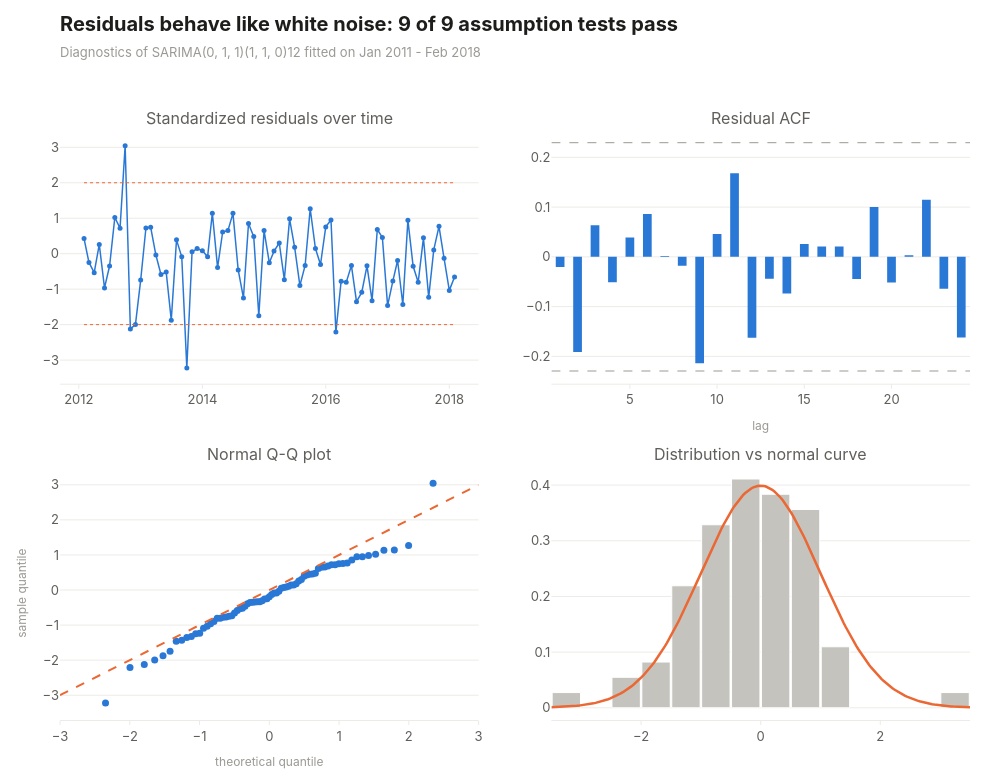

The notebook cell this image was saved under:
### Code cell
resid_acf = np.asarray(acf(residuals, nlags=24), dtype=float)
resid_bound = 1.96 / np.sqrt(len(residuals))
theoretical, ordered = stats.probplot(standardized, dist="norm")[0]

fig = make_subplots(rows=2, cols=2, vertical_spacing=0.14, horizontal_spacing=0.08,
                    subplot_titles=["Standardized residuals over time", "Residual ACF",
                                    "Normal Q-Q plot", "Distribution vs normal curve"])
fig.add_trace(go.Scatter(x=standardized.index, y=standardized.values, mode="lines+markers",
                         line=dict(color=viz.ACCENT, width=1.5), marker=dict(size=5),
                         hovertemplate="%{x|%b %Y}: %{y:.2f}<extra></extra>"), row=1, col=1)
for level in [-2, 2]:
    flat_line(fig, level, standardized.index[0], standardized.index[-1], viz.CONTRAST, "dot", 1, 1)
acf_colors = []
for lag in range(1, 25):
    if abs(resid_acf[lag]) > resid_bound:
        acf_colors.append(viz.CONTRAST)
    else:
        acf_colors.append(viz.ACCENT)
fig.add_trace(go.Bar(x=list(range(1, 25)), y=resid_acf[1:], marker=dict(color=acf_colors), width=0.5,
                     hovertemplate="lag %{x}: %{y:.3f}<extra></extra>"), row=1, col=2)
flat_line(fig, resid_bound, 0.5, 24.5, viz.MUTED, "dash", 1, 2)
flat_line(fig, -resid_bound, 0.5, 24.5, viz.MUTED, "dash", 1, 2)
fig.add_trace(go.Scatter(x=theoretical, y=ordered, mode="markers", marker=dict(color=viz.ACCENT, size=7),
                         hovertemplate="theoretical %{x:.2f}, sample %{y:.2f}<extra></extra>"), row=2, col=1)
fig.add_trace(go.Scatter(x=[-3, 3], y=[-3, 3], mode="lines", line=dict(color=viz.CONTRAST, dash="dash"),
                         hoverinfo="skip"), row=2, col=1)
fig.add_trace(go.Histogram(x=standardized.values, histnorm="probability density", nbinsx=16,
                           marker=dict(color=viz.CONTEXT, line=dict(color="white", width=1)),
                           hovertemplate="%{x}: %{y:.2f}<extra></extra>"), row=2, col=2)
grid = np.linspace(-3.5, 3.5, 200)
fig.add_trace(go.Scatter(x=grid, y=stats.norm.pdf(grid), mode="lines", line=dict(color=viz.CONTRAST, width=2.5),
                         hoverinfo="skip"), row=2, col=2)
fig.update_xaxes(title_text="lag", row=1, col=2)
fig.update_xaxes(title_text="theoretical quantile", row=2, col=1)
fig.update_yaxes(title_text="sample quantile", row=2, col=1)
fig.update_layout(showlegend=False, hovermode="closest", margin=dict(t=130), bargap=0.05)
passed = int((assumptions["pass at 5%"] == "✓").sum())
viz.titled(fig, f"Residuals behave like white noise: {passed} of {len(assumptions)} assumption tests pass",
           f"Diagnostics of {CHOSEN_NAME} fitted on Jan 2011 - Feb 2018")
viz.save(fig, "13_residual_diagnostics", height=780)
fig

### Figure 1 — Plotly figure (JSON) as saved in the notebook; plotly's stock layout.template omitted (floating-point values rounded to 4 significant figures; data arrays with more than 128 entries replaced by an {"elided": "..."} marker saying what was removed)
{"data": [{"hovertemplate": "%{x|%b %Y}: %{y:.2f}<extra></extra>", "line": {"color": "#2a78d6", "width": 1.5}, "marker": {"size": 5}, "mode": "lines+markers", "type": "scatter", "x": ["2012-02-01T00:00:00.000000", "2012-03-01T00:00:00.000000", "2012-04-01T00:00:00.000000", "2012-05-01T00:00:00.000000", "2012-06-01T00:00:00.000000", "2012-07-01T00:00:00.000000", "2012-08-01T00:00:00.000000", "2012-09-01T00:00:00.000000", "2012-10-01T00:00:00.000000", "2012-11-01T00:00:00.000000", "2012-12-01T00:00:00.000000", "2013-01-01T00:00:00.000000", "2013-02-01T00:00:00.000000", "2013-03-01T00:00:00.000000", "2013-04-01T00:00:00.000000", "2013-05-01T00:00:00.000000", "2013-06-01T00:00:00.000000", "2013-07-01T00:00:00.000000", "2013-08-01T00:00:00.000000", "2013-09-01T00:00:00.000000", "2013-10-01T00:00:00.000000", "2013-11-01T00:00:00.000000", "2013-12-01T00:00:00.000000", "2014-01-01T00:00:00.000000", "2014-02-01T00:00:00.000000", "2014-03-01T00:00:00.000000", "2014-04-01T00:00:00.000000", "2014-05-01T00:00:00.000000", "2014-06-01T00:00:00.000000", "2014-07-01T00:00:00.000000", "2014-08-01T00:00:00.000000", "2014-09-01T00:00:00.000000", "2014-10-01T00:00:00.000000", "2014-11-01T00:00:00.000000", "2014-12-01T00:00:00.000000", "2015-01-01T00:00:00.000000", "2015-02-01T00:00:00.000000", "2015-03-01T00:00:00.000000", "2015-04-01T00:00:00.000000", "2015-05-01T00:00:00.000000", "2015-06-01T00:00:00.000000", "2015-07-01T00:00:00.000000", "2015-08-01T00:00:00.000000", "2015-09-01T00:00:00.000000", "2015-10-01T00:00:00.000000", "2015-11-01T00:00:00.000000", "2015-12-01T00:00:00.000000", "2016-01-01T00:00:00.000000", "2016-02-01T00:00:00.000000", "2016-03-01T00:00:00.000000", "2016-04-01T00:00:00.000000", "2016-05-01T00:00:00.000000", "2016-06-01T00:00:00.000000", "2016-07-01T00:00:00.000000", "2016-08-01T00:00:00.000000", "2016-09-01T00:00:00.000000", "2016-10-01T00:00:00.000000", "2016-11-01T00:00:00.000000", "2016-12-01T00:00:00.000000", "2017-01-01T00:00:00.000000", "2017-02-01T00:00:00.000000", "2017-03-01T00:00:00.000000", "2017-04-01T00:00:00.000000", "2017-05-01T00:00:00.000000", "2017-06-01T00:00:00.000000", "2017-07-01T00:00:00.000000", "2017-08-01T00:00:00.000000", "2017-09-01T00:00:00.000000", "2017-10-01T00:00:00.000000", "2017-11-01T00:00:00.000000", "2017-12-01T00:00:00.000000", "2018-01-01T00:00:00.000000", "2018-02-01T00:00:00.000000"], "xaxis": "x", "y": [0.427, -0.246, -0.5353, 0.2602, -0.9645, -0.3483, 1.02, 0.7201, 3.042, -2.121, -1.997, -0.745, 0.7234, 0.7484, -0.03758, -0.5871, -0.5196, -1.875, 0.3897, -0.08733, -3.22, 0.05209, 0.1444, 0.08425, -0.08316, 1.142, -0.3922, 0.6115, 0.6507, 1.137, -0.4595, -1.248, 0.8536, 0.4818, -1.749, 0.6536, -0.2529, 0.07282, 0.302, -0.734, 0.9826, 0.1796, -0.8997, -0.3318, 1.267, 0.1466, -0.3046, 0.7557, 0.9508, -2.211, -0.775, -0.8081, -0.3346, -1.354, -1.091, -0.341, -1.324, 0.6827, 0.4573, -1.464, -0.7726, -0.192, -1.434, 0.9454, -0.3559, -0.8028, 0.4484, -1.23, 0.1066, 0.7712, -0.129, -1.035, -0.655], "yaxis": "y"}, {"hoverinfo": "skip", "line": {"color": "#eb6834", "dash": "dot", "width": 1}, "mode": "lines", "showlegend": false, "type": "scatter", "x": ["2012-02-01T00:00:00", "2018-02-01T00:00:00"], "xaxis": "x", "y": [-2, -2], "yaxis": "y"}, {"hoverinfo": "skip", "line": {"color": "#eb6834", "dash": "dot", "width": 1}, "mode": "lines", "showlegend": false, "type": "scatter", "x": ["2012-02-01T00:00:00", "2018-02-01T00:00:00"], "xaxis": "x", "y": [2, 2], "yaxis": "y"}, {"hovertemplate": "lag %{x}: %{y:.3f}<extra></extra>", "marker": {"color": ["#2a78d6", "#2a78d6", "#2a78d6", "#2a78d6", "#2a78d6", "#2a78d6", "#2a78d6", "#2a78d6", "#2a78d6", "#2a78d6", "#2a78d6", "#2a78d6", "#2a78d6", "#2a78d6", "#2a78d6", "#2a78d6", "#2a78d6", "#2a78d6", "#2a78d6", "#2a78d6", "#2a78d6", "#2a78d6", "#2a78d6", "#2a78d6"]}, "type": "bar", "width": 0.5, "x": [1, 2, 3, 4, 5, 6, 7, 8, 9, 10, 11, 12, 13, 14, 15, 16, 17, 18, 19, 20, 21, 22, 23, 24], "xaxis": "x2", "y": [-0.02049, -0.191, 0.06335, -0.05124, 0.03874, 0.08624, 0.001721, -0.01808, -0.2137, 0.0461, 0.1681, -0.1626, -0.04378, -0.0737, 0.02577, 0.02067, 0.02087, -0.04468, 0.1003, -0.05179, 0.003302, 0.1146, -0.06399, -0.1619], "yaxis": "y2"}, {"hoverinfo": "skip", "line": {"color": "#9a9993", "dash": "dash", "width": 1}, "mode": "lines", "showlegend": false, "type": "scatter", "x": [0.5, 24.5], "xaxis": "x2", "y": [0.2294, 0.2294], "yaxis": "y2"}, {"hoverinfo": "skip", "line": {"color": "#9a9993", "dash": "dash", "width": 1}, "mode": "lines", "showlegend": false, "type": "scatter", "x": [0.5, 24.5], "xaxis": "x2", "y": [-0.2294, -0.2294], "yaxis": "y2"}, {"hovertemplate": "theoretical %{x:.2f}, sample %{y:.2f}<extra></extra>", "marker": {"color": "#2a78d6", "size": 7}, "mode": "markers", "type": "scatter", "x": [-2.347, -1.997, -1.792, -1.643, -1.523, -1.422, -1.334, -1.255, -1.183, -1.117, -1.055, -0.9976, -0.9429, -0.8909, -0.8412, -0.7934, -0.7475, -0.703, -0.6599, -0.618, -0.5772, -0.5373, -0.4982, -0.4599, -0.4222, -0.3851, -0.3486, -0.3125, -0.2768, -0.2415, -0.2065, -0.1717, -0.1371, -0.1027, -0.06839, -0.03417, 0.0, 0.03417, 0.06839, 0.1027, 0.1371, 0.1717, 0.2065, 0.2415, 0.2768, 0.3125, 0.3486, 0.3851, 0.4222, 0.4599, 0.4982, 0.5373, 0.5772, 0.618, 0.6599, 0.703, 0.7475, 0.7934, 0.8412, 0.8909, 0.9429, 0.9976, 1.055, 1.117, 1.183, 1.255, 1.334, 1.422, 1.523, 1.643, 1.792, 1.997, 2.347], "xaxis": "x3", "y": [-3.22, -2.211, -2.121, -1.997, -1.875, -1.749, -1.464, -1.434, -1.354, -1.324, -1.248, -1.23, -1.091, -1.035, -0.9645, -0.8997, -0.8081, -0.8028, -0.775, -0.7726, -0.745, -0.734, -0.655, -0.5871, -0.5353, -0.5196, -0.4595, -0.3922, -0.3559, -0.3483, -0.341, -0.3346, -0.3318, -0.3046, -0.2529, -0.246, -0.192, -0.129, -0.08733, -0.08316, -0.03758, 0.05209, 0.07282, 0.08425, 0.1066, 0.1444, 0.1466, 0.1796, 0.2602, 0.302, 0.3897, 0.427, 0.4484, 0.4573, 0.4818, 0.6115, 0.6507, 0.6536, 0.6827, 0.7201, 0.7234, 0.7484, 0.7557, 0.7712, 0.8536, 0.9454, 0.9508, 0.9826, 1.02, 1.137, 1.142, 1.267, 3.042], "yaxis": "y3"}, {"hoverinfo": "skip", "line": {"color": "#eb6834", "dash": "dash"}, "mode": "lines", "type": "scatter", "x": [-3, 3], "xaxis": "x3", "y": [-3, 3], "yaxis": "y3"}, {"histnorm": "probability density", "hovertemplate": "%{x}: %{y:.2f}<extra></extra>", "marker": {"color": "#c4c3bd", "line": {"color": "white", "width": 1}}, "nbinsx": 16, "type": "histogram", "x": [0.427, -0.246, -0.5353, 0.2602, -0.9645, -0.3483, 1.02, 0.7201, 3.042, -2.121, -1.997, -0.745, 0.7234, 0.7484, -0.03758, -0.5871, -0.5196, -1.875, 0.3897, -0.08733, -3.22, 0.05209, 0.1444, 0.08425, -0.08316, 1.142, -0.3922, 0.6115, 0.6507, 1.137, -0.4595, -1.248, 0.8536, 0.4818, -1.749, 0.6536, -0.2529, 0.07282, 0.302, -0.734, 0.9826, 0.1796, -0.8997, -0.3318, 1.267, 0.1466, -0.3046, 0.7557, 0.9508, -2.211, -0.775, -0.8081, -0.3346, -1.354, -1.091, -0.341, -1.324, 0.6827, 0.4573, -1.464, -0.7726, -0.192, -1.434, 0.9454, -0.3559, -0.8028, 0.4484, -1.23, 0.1066, 0.7712, -0.129, -1.035, -0.655], "xaxis": "x4", "yaxis": "y4"}, {"hoverinfo": "skip", "line": {"color": "#eb6834", "width": 2.5}, "mode": "lines", "type": "scatter", "x": {"elided": "200 float values"}, "xaxis": "x4", "y": {"elided": "200 float values"}, "yaxis": "y4"}], "layout": {"annotations": [{"font": {"size": 16}, "showarrow": false, "text": "Standardized residuals over time", "x": 0.23, "xanchor": "center", "xref": "paper", "y": 1, "yanchor": "bottom", "yref": "paper"}, {"font": {"size": 16}, "showarrow": false, "text": "Residual ACF", "x": 0.77, "xanchor": "center", "xref": "paper", "y": 1, "yanchor": "bottom", "yref": "paper"}, {"font": {"size": 16}, "showarrow": false, "text": "Normal Q-Q plot", "x": 0.23, "xanchor": "center", "xref": "paper", "y": 0.43, "yanchor": "bottom", "yref": "paper"}, {"font": {"size": 16}, "showarrow": false, "text": "Distribution vs normal curve", "x": 0.77, "xanchor": "center", "xref": "paper", "y": 0.43, "yanchor": "bottom", "yref": "paper"}], "bargap": 0.05, "height": 780, "hovermode": "closest", "margin": {"t": 130}, "showlegend": false, "title": {"text": "<b>Residuals behave like white noise: 9 of 9 assumption tests pass</b><br><span style='font-size:13px;color:#9a9993'>Diagnostics of SARIMA(0, 1, 1)(1, 1, 0)12 fitted on Jan 2011 - Feb 2018</span>"}, "width": 1000, "xaxis": {"anchor": "y", "domain": [0, 0.46]}, "xaxis2": {"anchor": "y2", "domain": [0.54, 1], "title": {"text": "lag"}}, "xaxis3": {"anchor": "y3", "domain": [0, 0.46], "title": {"text": "theoretical quantile"}}, "xaxis4": {"anchor": "y4", "domain": [0.54, 1]}, "yaxis": {"anchor": "x", "domain": [0.57, 1]}, "yaxis2": {"anchor": "x2", "domain": [0.57, 1]}, "yaxis3": {"anchor": "x3", "domain": [0, 0.43], "title": {"text": "sample quantile"}}, "yaxis4": {"anchor": "x4", "domain": [0, 0.43]}}}
